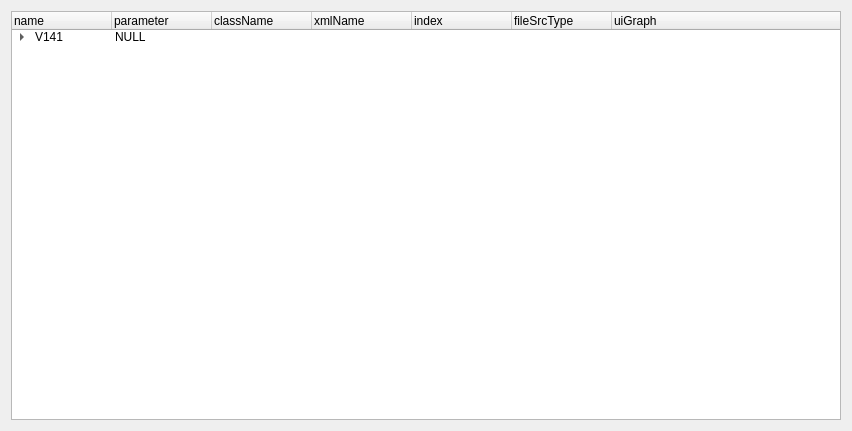
<?xml version="1.0" encoding="UTF-8"?>
<ui version="4.0">
 <class>Form</class>
 <widget class="QWidget" name="Form">
  <property name="geometry">
   <rect>
    <x>0</x>
    <y>0</y>
    <width>852</width>
    <height>431</height>
   </rect>
  </property>
  <property name="windowTitle">
   <string>Form</string>
  </property>
  <layout class="QVBoxLayout" name="verticalLayout">
   <item>
    <widget class="QTreeWidget" name="treeWidget">
     <column>
      <property name="text">
       <string>name</string>
      </property>
     </column>
     <column>
      <property name="text">
       <string>parameter</string>
      </property>
     </column>
     <column>
      <property name="text">
       <string>className</string>
      </property>
     </column>
     <column>
      <property name="text">
       <string>xmlName</string>
      </property>
     </column>
     <column>
      <property name="text">
       <string>index</string>
      </property>
     </column>
     <column>
      <property name="text">
       <string>fileSrcType</string>
      </property>
     </column>
     <column>
      <property name="text">
       <string>uiGraph</string>
      </property>
     </column>
     <item>
      <property name="text">
       <string>V141</string>
      </property>
      <property name="text">
       <string>NULL</string>
      </property>
      <property name="text">
       <string/>
      </property>
      <property name="text">
       <string/>
      </property>
      <property name="text">
       <string/>
      </property>
      <property name="text">
       <string/>
      </property>
      <item>
       <property name="text">
        <string>Axis</string>
       </property>
       <property name="text">
        <string>NULL</string>
       </property>
       <property name="text">
        <string/>
       </property>
       <property name="text">
        <string/>
       </property>
       <property name="text">
        <string/>
       </property>
       <property name="text">
        <string/>
       </property>
       <item>
        <property name="text">
         <string>Motor</string>
        </property>
        <property name="text">
         <string>NULL</string>
        </property>
        <property name="text">
         <string>UiMotor</string>
        </property>
        <property name="text">
         <string>PrmFuncMotor</string>
        </property>
        <property name="text">
         <string>0</string>
        </property>
        <property name="text">
         <string>1</string>
        </property>
        <property name="text">
         <string>GraphMotor129</string>
        </property>
       </item>
       <item>
        <property name="text">
         <string>Encoder</string>
        </property>
        <property name="text">
         <string>NULL</string>
        </property>
        <property name="text">
         <string>UiEncoder</string>
        </property>
        <property name="text">
         <string>PrmFuncEncoder</string>
        </property>
        <property name="text">
         <string>1</string>
        </property>
        <property name="text">
         <string>1</string>
        </property>
        <property name="text">
         <string>GraphEncoder136</string>
        </property>
       </item>
       <item>
        <property name="text">
         <string>Power</string>
        </property>
        <property name="text">
         <string>NULL</string>
        </property>
        <property name="text">
         <string>UiPower</string>
        </property>
        <property name="text">
         <string>PrmFuncPower</string>
        </property>
        <property name="text">
         <string>2</string>
        </property>
        <property name="text">
         <string>1</string>
        </property>
        <property name="text">
         <string>GraphPower129</string>
        </property>
       </item>
       <item>
        <property name="text">
         <string>Current</string>
        </property>
        <property name="text">
         <string>NULL</string>
        </property>
        <property name="text">
         <string>UiCurrent</string>
        </property>
        <property name="text">
         <string>PrmFuncCurrentloop</string>
        </property>
        <property name="text">
         <string>3</string>
        </property>
        <property name="text">
         <string>1</string>
        </property>
        <property name="text">
         <string>GraphCurrent133</string>
        </property>
       </item>
       <item>
        <property name="text">
         <string>Velocity</string>
        </property>
        <property name="text">
         <string>NULL</string>
        </property>
        <property name="text">
         <string>UiVelocity</string>
        </property>
        <property name="text">
         <string>PrmFuncSpeedloop</string>
        </property>
        <property name="text">
         <string>4</string>
        </property>
        <property name="text">
         <string>1</string>
        </property>
        <property name="text">
         <string>GraphVelocity133</string>
        </property>
       </item>
       <item>
        <property name="text">
         <string>Position</string>
        </property>
        <property name="text">
         <string>NULL</string>
        </property>
        <property name="text">
         <string>UiPosition</string>
        </property>
        <property name="text">
         <string>PrmFuncPositionloop</string>
        </property>
        <property name="text">
         <string>5</string>
        </property>
        <property name="text">
         <string>1</string>
        </property>
        <property name="text">
         <string>GraphPosition133</string>
        </property>
       </item>
       <item>
        <property name="text">
         <string>Brake</string>
        </property>
        <property name="text">
         <string>NULL</string>
        </property>
        <property name="text">
         <string>UiBrake</string>
        </property>
        <property name="text">
         <string>PrmFuncBrake</string>
        </property>
        <property name="text">
         <string>6</string>
        </property>
        <property name="text">
         <string>1</string>
        </property>
        <property name="text">
         <string>GraphBrake129</string>
        </property>
       </item>
       <item>
        <property name="text">
         <string>IOConfig</string>
        </property>
        <property name="text">
         <string>NULL</string>
        </property>
        <property name="text">
         <string>UiIOConf</string>
        </property>
        <property name="text">
         <string>PrmFuncIOConf</string>
        </property>
        <property name="text">
         <string>7</string>
        </property>
        <property name="text">
         <string>1</string>
        </property>
        <property name="text">
         <string>GraphIOConf136</string>
        </property>
       </item>
       <item>
        <property name="text">
         <string>IOAnalog</string>
        </property>
        <property name="text">
         <string>NULL</string>
        </property>
        <property name="text">
         <string>UiIOAnalog</string>
        </property>
        <property name="text">
         <string>PrmFuncIOAnalog</string>
        </property>
        <property name="text">
         <string>8</string>
        </property>
        <property name="text">
         <string>1</string>
        </property>
        <property name="text">
         <string>GraphIOAnalog136</string>
        </property>
       </item>
       <item>
        <property name="text">
         <string>Home</string>
        </property>
        <property name="text">
         <string>NULL</string>
        </property>
        <property name="text">
         <string>UiHome</string>
        </property>
        <property name="text">
         <string>PrmFuncHome</string>
        </property>
        <property name="text">
         <string>9</string>
        </property>
        <property name="text">
         <string>1</string>
        </property>
        <property name="text">
         <string>GraphHome136</string>
        </property>
       </item>
       <item>
        <property name="text">
         <string>Status</string>
        </property>
        <property name="text">
         <string>NULL</string>
        </property>
        <property name="text">
         <string>UiStatus</string>
        </property>
        <property name="text">
         <string>PrmFuncDeviceStatus</string>
        </property>
        <property name="text">
         <string>10</string>
        </property>
        <property name="text">
         <string>0</string>
        </property>
        <property name="text">
         <string>GraphStatus136</string>
        </property>
       </item>
       <item>
        <property name="text">
         <string>RAM</string>
        </property>
        <property name="text">
         <string>NULL</string>
        </property>
        <property name="text">
         <string>UiRAM</string>
        </property>
        <property name="text">
         <string>PrmRAMAxis</string>
        </property>
        <property name="text">
         <string>11</string>
        </property>
        <property name="text">
         <string>1</string>
        </property>
        <property name="text">
         <string>NULL</string>
        </property>
       </item>
       <item>
        <property name="text">
         <string>FLASH</string>
        </property>
        <property name="text">
         <string>NULL</string>
        </property>
        <property name="text">
         <string>UiFLASH</string>
        </property>
        <property name="text">
         <string>PrmFlashAxis</string>
        </property>
        <property name="text">
         <string>12</string>
        </property>
        <property name="text">
         <string>1</string>
        </property>
        <property name="text">
         <string>NULL</string>
        </property>
       </item>
      </item>
      <item>
       <property name="text">
        <string>UiGlobal</string>
       </property>
       <property name="text">
        <string>NULL</string>
       </property>
       <property name="text">
        <string/>
       </property>
       <property name="text">
        <string/>
       </property>
       <property name="text">
        <string/>
       </property>
       <property name="text">
        <string/>
       </property>
       <item>
        <property name="text">
         <string>IO</string>
        </property>
        <property name="text">
         <string>NULL</string>
        </property>
        <property name="text">
         <string>UiIO</string>
        </property>
        <property name="text">
         <string>PrmIO</string>
        </property>
        <property name="text">
         <string/>
        </property>
        <property name="text">
         <string>0</string>
        </property>
        <property name="text">
         <string>GraphIO133</string>
        </property>
       </item>
      </item>
      <item>
       <property name="text">
        <string>Global</string>
       </property>
       <item>
        <property name="text">
         <string>Plot</string>
        </property>
        <property name="text">
         <string>NULL</string>
        </property>
       </item>
      </item>
     </item>
    </widget>
   </item>
  </layout>
 </widget>
 <resources/>
 <connections/>
</ui>
